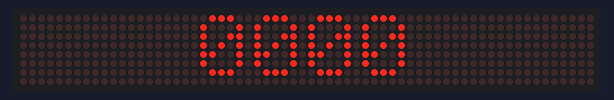
This sketch was run on a simulated Arduino Uno, built with avr-gcc and run on an emulated ATmega328P. Shown: 64×8 LED matrix.

Above: at 0.1 s.
At 4.7 s:
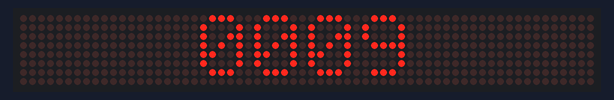
At 9.7 s:
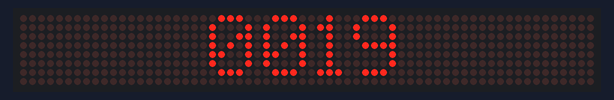
At 19.7 s:
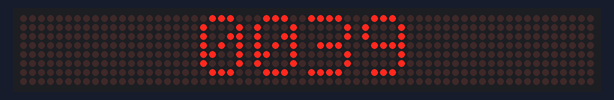
At 27.8 s:
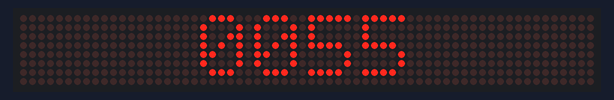
At 37.8 s:
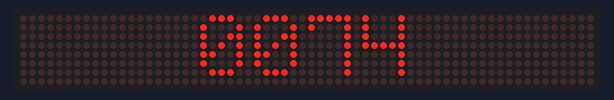

Measured:
- what the display in image 0 shows lasts 0.7 s, from 0.0 s to 0.7 s
- what the display in image 1 shows lasts 0.5 s, from 4.7 s to 5.2 s

The sketch:

4_Counter.ino
```cpp
#include <MD_Parola.h>
#include <MD_MAX72xx.h>
#include <SPI.h>
/*
 Hello
 I design developer tools for embedded electronic systems. You can buy my projects design files.
 https://www.altiumdesignerprojects.com
*/
#define CS_PIN        10
#define MAX_DEVICES   8
#define HARDWARE_TYPE MD_MAX72XX:: PAROLA_HW

MD_Parola P = MD_Parola(HARDWARE_TYPE, CS_PIN, MAX_DEVICES);

char displayBuffer[12] = " ";

word counter = 0;
byte i = 0;

unsigned long interval = 500;
unsigned long previousMillis = 0;
unsigned long currentMillis;

void setup() {
 P.begin();
 P.setIntensity(6);

}

void loop(){

 if (P.displayAnimate()){

   // sprintf(displayBuffer, "%s", "29.08.2019" );

   // sprintf(displayBuffer, "%d", counter );

   sprintf(displayBuffer, "%04d", counter );  // 0001

   P.displayText(displayBuffer , PA_CENTER, 25, 100, PA_PRINT, PA_NO_EFFECT);

   //counter++;
   //delay(200);

   currentMillis = millis();
   if(currentMillis - previousMillis >= interval){
      counter++;
      previousMillis = currentMillis;
   }
   P.displayReset();
 }

}
```
